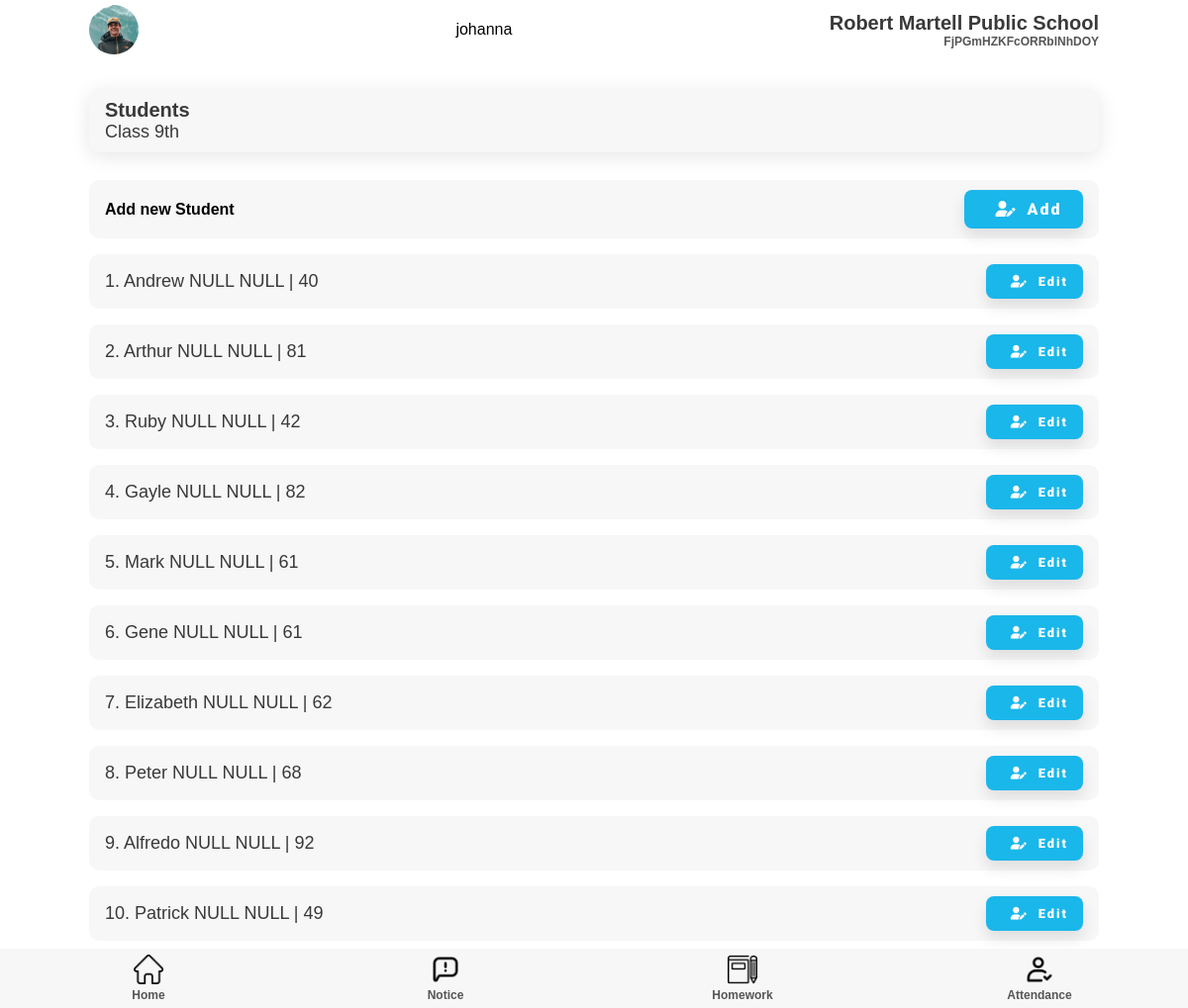
Page /teacher/addStudent/65 (signed in) on the committed database.
### superadmin/models.py (models this page shows)
class school(models.Model):
    school = models.CharField(max_length=200, default='', blank=False, null=False)
    address = models.CharField(max_length=200)
    city = models.CharField(max_length=100)
    pin = models.IntegerField()
    state = models.CharField(max_length=50)
    country = models.CharField(max_length=50)
    regno = models.CharField(max_length=100)

### student/models.py (models this page shows)
class student(models.Model):
    fname = models.CharField(max_length=50)
    mname = models.CharField(max_length=50, blank=True, null=True)
    lname = models.CharField(max_length=50, blank=True, null=True)
    email = models.EmailField(blank=True, null=True)
    phone = models.IntegerField(blank=True, null=True)
    fathername = models.CharField(max_length=70)
    mothername = models.CharField(max_length=70)
    fatherphone = models.IntegerField()
    fatheremail = models.EmailField(blank=True, null=True)
    address = models.CharField(max_length=200)
    add_no = models.CharField(max_length=50, blank=True, null=True)
    roll_no = models.IntegerField()
    Class = models.ForeignKey('teacher.classSection', on_delete=models.PROTECT)
    school = models.ForeignKey('superadmin.school', on_delete=models.PROTECT)
    user = models.OneToOneField(User, on_delete=models.CASCADE)

### teacher/views.py (the view)
# urls.py: path('addStudent/', views.addStudent, name = 'addStudent'),
def addStudent(request, class_name):
    t = teacher.objects.get(user = request.user)
    school = t.school
    classobj = classSection.objects.get(teacher=request.user.id)
    students = student.objects.filter(Class=classobj)
    number = len(students)
    l = []
    for i in range(1, number+1):
        l.append(i)
    return render(request, 'addStudent.html', {'students': students, 'l': l, 'school': school})

### templates/teacher/addStudent.html (shortened to what this page needs)
{% extends 'home.html' %}
{% load static %}
{% block extra-head %}
<link rel="stylesheet" href="{% static 'css/attendance.css' %}" />
<link rel="stylesheet" href="{% static 'css/adminList.css' %}" />
{% endblock extra-head %}
{% block content %}
<section id="main">
    <section id="start-att">
            <div class="component-back">
                <div>
                    <h2>Students</h2>
                    <p>Class 9th</p>
                </div>
            </div>
        </section>
        <section>
            <div class="student-list ">
                <div class=" add-stud-list">
                    <h4>Add new Student</h4>
                    <button class="btn btn-md"><i class="fas fa-user-edit"></i>Add</button>
                </div>
                {% for student in students %} {% for i in l %}
                {% if forloop.counter == forloop.parentloop.counter %}
                <div class=" add-stud-list ">
                    <p>{{ i }}. {{ student.fname }} {% if student.mname %} {{ student.mname }} {% endif %} {% if student.lname %} {{ student.lname }} {% endif %} | {{ student.roll_no }} </p>
                    <button class="btn btn-sm"><i class="fas fa-user-edit"></i>Edit</button>
                </div>
                {% endif %}
                {% endfor %} {% endfor %}
            </div>
        </section>
</section>
{% endblock content %}

### templates/teacher/home.html (shortened to what this page needs)
{% load static %}
<!DOCTYPE html>
<html lang="en">
  {% block head %}
  <head>
    <link
      rel="stylesheet"
      href="https://cdnjs.cloudflare.com/ajax/libs/font-awesome/6.0.0-beta2/css/all.min.css"
    />
    <link rel="stylesheet" href="{% static 'css/style.css' %}" />
    {% block extra-head %}{% endblock extra-head %}
  </head>
  {% endblock head %}
  <body>
    <section id="main">
      {% block nav %}
      <section id="nav">
        <nav class="top-navbar">
          <div class="profile-picture">
            <img src="{% static '/img/profile.jpg' %}" />
          </div>
          {{ user.username }}
          <div class="school-name">
            <h2>{{ school.school }}</h2>
            <h5 class="faded">{{ school.address }}</h5>
          </div>
        </nav>
      </section>
    {% endblock nav %}
{% block content %}{% endblock content %}
      {% block nav-bottom %}
      <section id="bottom-nav">
        <nav class="bottom-navbar">
          <div class="nav-links">
            <div class="nav-button">
              <a href="{% url 'teacher:teacherhome' %}">
                <img src="{% static '/img/home.png' %}" />
                <h5 class="faded">Home</h5>
              </a>
            </div>
            <div class="nav-button">
              <a href="{% url 'notice:teacherNotice' "all" %}">
                <img src="{% static '/img/notice.png' %}" />
                <h5 class="faded">Notice</h5>
              </a>
            </div>
            <div class="nav-button">
              <a href="{% url 'homework:homeworkTeacher' %}">
                <img src="{% static 'img/homework.png' %}" />
                <h5 class="faded">Homework</h5>
              </a>
            </div>
            <div class="nav-button">
              <a href="{% url 'attendance:attendance' %}">
                <img src="{% static '/img/check.png' %}" />
                <h5 class="faded">Attendance</h5>
              </a>
            </div>
          </div>
        </nav>
      </section>
      {% endblock nav-bottom %}
    </section>
  </body>
</html>

### static/css/style.css (style rules this page uses)
:root { --dark-green: #1ab7ea; --light-green: #9cdabd; --dark-red: #fb3f4a; --light-red: #fb878e; --light-red: #2196f3; --light-grey: #f7f7f8; --dark-grey: #e7e7e8; --dark: #393939; --faded: #555555; --center-width: 85%; }
* { box-sizing: border-box; margin: 0; padding: 0; }
body { font-family: "Arial", sans-serif; -webkit-font-smoothing: antialiased; }
a { text-decoration: none; }
* { margin: 0; padding: 0; }
#main { margin: auto; margin-bottom: 60px; width: 100%; background-color: #fff; }
#nav { margin-bottom: 30px; }
.top-navbar { margin: auto; display: flex; justify-content: space-between; align-items: center; align-content: center; height: 60px; width: var(--center-width); }
.profile-picture { height: 50px; width: 50px; }
.profile-picture img { height: 100%; width: 100%; border-radius: 50px; object-fit: cover; }
.school-name { display: flex; flex-direction: column; align-items: flex-end; }
.menu-list, .component-back { background-color: var(--light-grey); border-radius: 10px; display: flex; justify-content: space-between; align-items: center; margin: 1em 0; padding: 10px 16px; transition: all 0.5s ease 0s; box-shadow: 0px 4px 20px rgba(0, 0, 0, 0.1); }
.bottom-navbar { margin: auto; position: fixed; bottom: 0; background-color: var(--light-grey); height: 60px; width: 100%; }
.nav-links { margin: auto; width: var(--center-width); display: flex; justify-content: space-between; width: 100%; }
.nav-button { height: 60px; width: 25%; display: flex; flex-direction: column; justify-content: space-around; align-items: center; transition: all 0.3s ease-in-out 0.1s; }
.nav-button > a { width: 100%; text-align: center; }
.nav-button img { height: 30px; }
.btn { display: inline-block; background: var(--dark-green); color: #fff; padding: 10px 15px; min-width: 120px; font-size: 1rem; text-align: center; border: none; cursor: pointer; outline: none; box-shadow: 0px 8px 15px rgba(0, 0, 0, 0.1); transition: all 0.3s ease 0s; border-radius: 8px; letter-spacing: 2px; font-family: "Roboto", sans-serif; font-weight: 900; }
.btn-md { font-size: 1rem; }
.btn-sm { font-size: 0.8rem; min-width: 90px; }
p { color: var(--dark); font-size: 15px; font-weight: 300; }
h2 { color: var(--dark); text-transform: capitalize; font-size: 20px; font-weight: 600; }
h5 { color: var(--dark); font-size: 12px; font-weight: 600; }
.faded { color: var(--faded); }

### static/css/attendance.css (style rules this page uses)
#start-att { width: 85%; margin: auto; }
.fa-user-edit, .fa-user-alt { margin: 0px 10px; }
.add-stud-list { background-color: var(--light-grey); border-radius: 10px; display: flex; justify-content: space-between; align-items: center; margin: 0.5em 0; padding: 10px 16px; }
.student-list { margin: 20px auto 60px; width: var(--center-width); display: flex; flex-direction: column; justify-content: space-between; }

### static/css/adminList.css (style rules this page uses)
p { font-size: 18px; }

### rows in the picture
school: school "Robert Martell Public School", address "FjPGmHZKFcORRblNhDOY"
student: l "1", fname "Andrew", mname "NULL", lname "NULL", roll_no "40"
student: l "2", fname "Arthur", mname "NULL", lname "NULL", roll_no "81"
student: l "3", fname "Ruby", mname "NULL", lname "NULL", roll_no "42"
student: l "4", fname "Gayle", mname "NULL", lname "NULL", roll_no "82"
student: l "5", fname "Mark", mname "NULL", lname "NULL", roll_no "61"
student: l "6", fname "Gene", mname "NULL", lname "NULL", roll_no "61"
student: l "7", fname "Elizabeth", mname "NULL", lname "NULL", roll_no "62"
student: l "8", fname "Peter", mname "NULL", lname "NULL", roll_no "68"
student: l "9", fname "Alfredo", mname "NULL", lname "NULL", roll_no "92"
student: l "10", fname "Patrick", mname "NULL", lname "NULL", roll_no "49"

### other values in the picture
{{ user.username }} "johanna"
